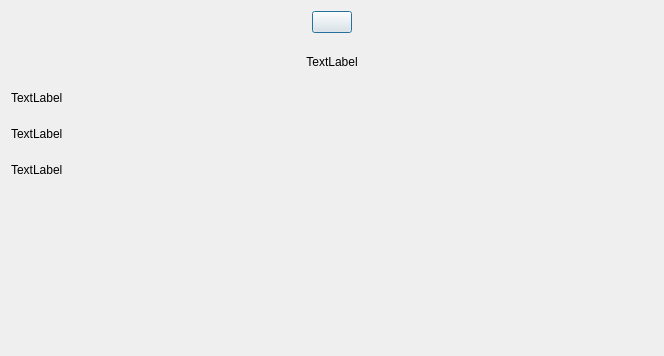
<?xml version="1.0" encoding="UTF-8"?>
<ui version="4.0">
 <class>aboutDialog</class>
 <widget class="QDialog" name="aboutDialog">
  <property name="geometry">
   <rect>
    <x>0</x>
    <y>0</y>
    <width>664</width>
    <height>356</height>
   </rect>
  </property>
  <property name="windowTitle">
   <string>Dialog</string>
  </property>
  <layout class="QVBoxLayout" name="verticalLayout_2">
   <item>
    <layout class="QVBoxLayout" name="verticalLayout">
     <property name="spacing">
      <number>22</number>
     </property>
     <item>
      <layout class="QHBoxLayout" name="horizontalLayout">
       <item>
        <spacer name="horizontalSpacer">
         <property name="orientation">
          <enum>Qt::Horizontal</enum>
         </property>
         <property name="sizeHint" stdset="0">
          <size>
           <width>40</width>
           <height>20</height>
          </size>
         </property>
        </spacer>
       </item>
       <item>
        <widget class="QPushButton" name="pushButton_icon">
         <property name="text">
          <string/>
         </property>
         <property name="isIconTransparent" stdset="0">
          <bool>true</bool>
         </property>
        </widget>
       </item>
       <item>
        <spacer name="horizontalSpacer_2">
         <property name="orientation">
          <enum>Qt::Horizontal</enum>
         </property>
         <property name="sizeHint" stdset="0">
          <size>
           <width>40</width>
           <height>20</height>
          </size>
         </property>
        </spacer>
       </item>
      </layout>
     </item>
     <item>
      <widget class="QLabel" name="label_displayName">
       <property name="text">
        <string>TextLabel</string>
       </property>
       <property name="alignment">
        <set>Qt::AlignCenter</set>
       </property>
       <property name="title" stdset="0">
        <bool>true</bool>
       </property>
      </widget>
     </item>
     <item>
      <widget class="QLabel" name="label_description">
       <property name="text">
        <string>TextLabel</string>
       </property>
       <property name="wordWrap">
        <bool>true</bool>
       </property>
       <property name="head" stdset="0">
        <bool>true</bool>
       </property>
      </widget>
     </item>
     <item>
      <widget class="QLabel" name="label_version">
       <property name="text">
        <string>TextLabel</string>
       </property>
       <property name="head" stdset="0">
        <bool>true</bool>
       </property>
      </widget>
     </item>
     <item>
      <widget class="QLabel" name="label_copyright">
       <property name="text">
        <string>TextLabel</string>
       </property>
       <property name="head" stdset="0">
        <bool>true</bool>
       </property>
      </widget>
     </item>
     <item>
      <spacer name="verticalSpacer">
       <property name="orientation">
        <enum>Qt::Vertical</enum>
       </property>
       <property name="sizeHint" stdset="0">
        <size>
         <width>20</width>
         <height>40</height>
        </size>
       </property>
      </spacer>
     </item>
    </layout>
   </item>
  </layout>
 </widget>
 <resources/>
 <connections/>
</ui>
